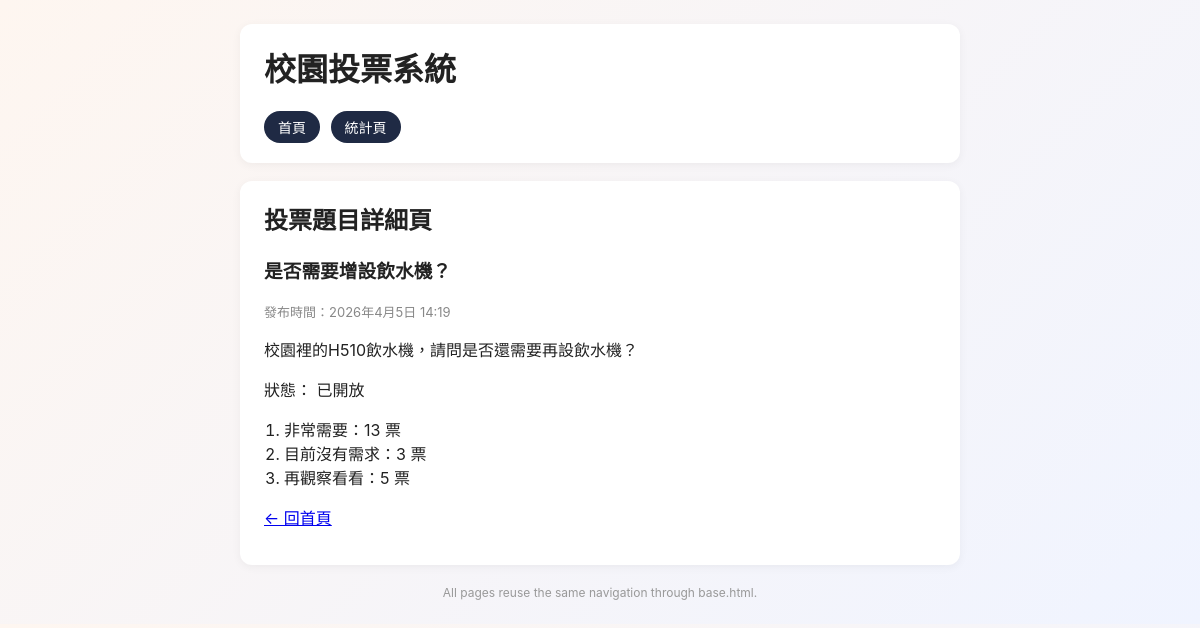
Screenshot of /question/1/ with the database file from the repository.
### polls/models.py (models this page shows, shortened)
class Question(models.Model):
    title = models.CharField(max_length=200)
    pub_date = models.DateTimeField()
    description = models.TextField()
    is_open = models.BooleanField(default=True)

class Choice(models.Model):
    question = models.ForeignKey(Question, on_delete=models.CASCADE, related_name="choices")
    choice_text = models.CharField(max_length=200)
    votes = models.IntegerField(default=0)

### polls/views.py (the view)
# urls.py: path("question/<int:pk>/", views.question_detail, name="question_detail"),
def question_detail(request, pk):
    question = get_object_or_404(Question, pk=pk)
    return render(request, "question_detail.html", {"question": question})

### templates/question_detail.html (shortened to what this page needs)
{% extends "base.html" %}
{% block content %}
<div class="card">
    <h2>投票題目詳細頁</h2>
    <h3>{{ question.title }}</h3>
    <p class="muted">發布時間：{{ question.pub_date|date:"DATETIME_FORMAT" }}</p>
    <p>{{ question.description }}</p>
    <p>
        狀態：
        {% if question.is_open %}
            已開放
        {% else %}
            已截止
        {% endif %}
    </p>
    <ol>
        {% for choice in question.choices.all %}
        <li>{{ choice.choice_text }}：{{ choice.votes }} 票</li>
        {% empty %}
        <li class="muted">這題還沒有任何選項。</li>
        {% endfor %}
    </ol>
    <p><a href="{% url 'home' %}">← 回首頁</a></p>
</div>
{% endblock %}

### templates/base.html (style rules this page uses)
body { font-family: -apple-system, "Noto Sans TC", sans-serif; background: linear-gradient(135deg,#fef6f0,#f0f4ff); margin: 0; padding: 24px; color: #222; }
.card { background: #fff; border-radius: 12px; padding: 20px 24px; margin-bottom: 18px; box-shadow: 0 2px 10px rgba(0,0,0,0.05); }
h1, h2, h3 { margin-top: 0; }
.muted { color: #888; font-size: 13px; }
ul, ol { margin: 6px 0; padding-left: 20px; }

### rows the page displays
Question: title "是否需要增設飲水機？", pub_date "2026年4月5日 14:19", description "校園裡的H510飲水機，請問是否還需要再設飲水機？"
Choice: choice_text "非常需要", votes "13"
Choice: choice_text "目前沒有需求", votes "3"
Choice: choice_text "再觀察看看", votes "5"
